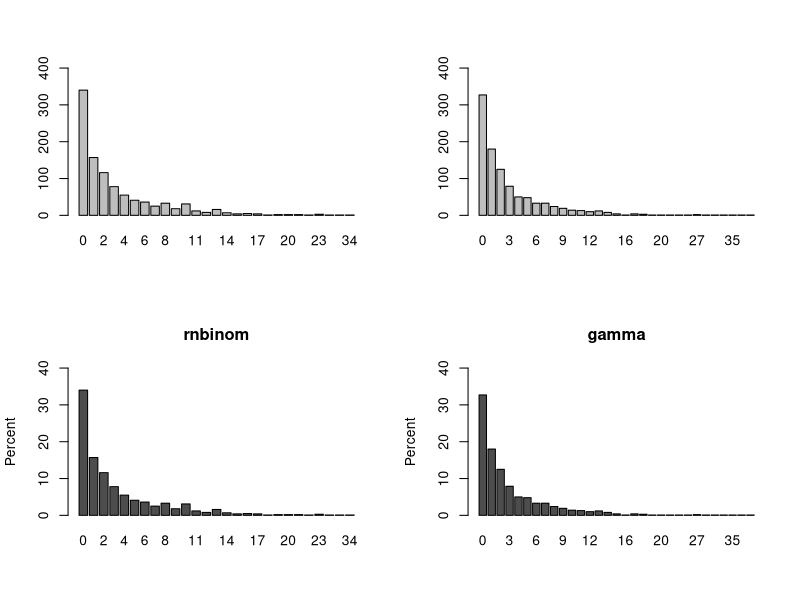

The R source for this figure:

#~~~~~~~~~~~~~~~~~~~~~~~~~~~~~~~~~~~~~~~~~~~~~~~~~~~~~~~~~~~

# gamma and rnbinom equivalence 

  rm(list=ls())
  require(tidyverse)
  require(MASS)
  
  roundUpNice <- function(x, nice=c(1,2,4,5,6,8,10)) {
    if(length(x) != 1) stop("'x' must be of length 1")
    10^floor(log10(x)) * nice[[which(x <= 10^floor(log10(x)) * nice)[[1]]]]
  }
  
#~~~~~~~~~~~~~~~~~~~~~~~~~~~~~~~~~~~~~~~~~~~~~~~~~~~~~~~~~~~~
  
  # pop parameters
  n  <- 1000
  k  <- 1.3   # this is k, alpha=1/k
  1/k         # alpha reported as theta in neg binomial
  mu <- 2
  
  fup  <- 2
  drop <- 0.4

#~~~~~~~~~~~~~~~~~~~~~~~~~~~~~~~~~~~~~~~~~~~~~~~~~~~~~~~~~~~~
  
  # discontinuations and follow up
   
  f        <- - rexp(n) / log(1-drop/fup) # scale according to follow up!
  length   <- ifelse(f > fup, fup, f)   
  logleng  <- log(length)  # offset
  
#~~~~~~~~~~~~~~~~~~~~~~~~~~~~~~~~~~~~~~~~~~~~~~~~~~~~~~~~~~~~ 
  
  # rnbinom approach
  mu   <-   c(rep(mu,n) )
  y <-  rnbinom(n,  p=1/(1+ mu*length* k),  size=1/k)  
  summary(glm.nb(y~1+offset(logleng)))

#~~~~~~~~~~~~~~~~~~~~~~~~~~~~~~~~~~~~~~~~~~~~~~~~~~~~~~~~~~~~~~
  
  ## Simulate the gamma-shaped subject effect
  s <- rgamma(n, shape = 1/k, scale = k)
  lambda1 <- mu * s  ## Simulate rate
  y_0 <- rpois(n = n, lambda = (length*lambda1))  # Simulate counts, added length here
  summary(glm.nb(y_0~1 +offset(logleng)))

#~~~~~~~~~~~~~~~~~~~~~~~~~~~~~~~~~~~~~~~~~~~~~~~~~~~~~~~~~~~~~~
  

#~~~~~~~~~~~~~~~~~~~~~~~~~~~~~~~~~~~~~~~~~~~~~~~~~~~~~~~~~~~~~
  # plot
  
  trt <- y
  pla <- y_0
  
  # plot counts
  par(mfrow=c(2,2))
  u <- roundUpNice(max(trt %>% table, pla %>% table))
  trt %>% table %>% barplot(ylim=c(0,u)) 
  pla %>% table %>% barplot(ylim=c(0,u)) 
  trt %>% table %>% prop.table
  pla %>% table %>% prop.table
  # par(mfrow=c(1,1))
  
  # plot proportion
  # par(mfrow=c(1,2))
  data_perc <- t(prop.table(table(trt)))  * 100     # Convert data to probability table
  data_perc1 <- t(prop.table(table(pla))) * 100     # Convert data to probability table
  u <- roundUpNice(max(data_perc,data_perc1))
  barplot(data_perc,  ylab = "Percent", main ="rnbinom", ylim=c(0,u))
  barplot(data_perc1, ylab = "Percent", main ="gamma",   ylim=c(0,u))
  par(mfrow=c(1,1))
   
#~~~~~~~~~~~~~~~~~~~~~~~~~~~~~~~~~~~~~~~~~~~~~~~~~~~~~~~~~~~~~~
#~~~~~~~~~~~~~~~~~~~~~~~~~~~~~~~~~~~~~~~~~~~~~~~~~~~~~~~~~~~~~~
  
  
  
  
  
   
  
  
  
  
  
  
  